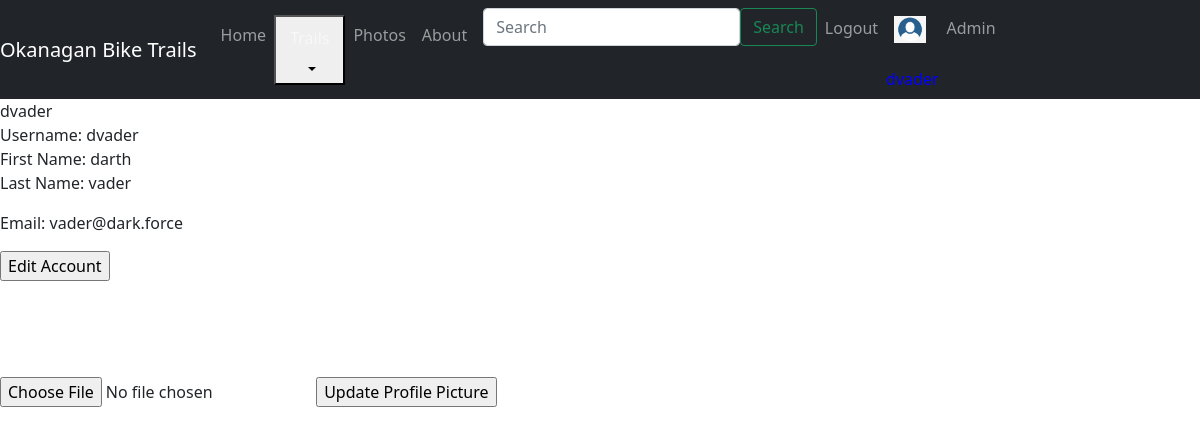
/src/client/profile.php (signed in), run on the app's committed database.
### tables this page shows
CREATE TABLE `users` (
  `username` varchar(255) NOT NULL,
  `firstName` varchar(255) NOT NULL,
  `lastName` varchar(255) NOT NULL,
  `email` varchar(255) NOT NULL,
  `password` varchar(255) NOT NULL,
  `pic` bit NOT NULL
);

### src/client/profile.php (the view, shortened to what this page needs)
<!DOCTYPE html>
<html lang="en">
<head>
    <link href='https://api.mapbox.com/mapbox-gl-js/v2.5.1/mapbox-gl.css' rel='stylesheet' />
    <link href="https://cdn.jsdelivr.net/npm/bootstrap@5.0.2/dist/css/bootstrap.min.css" rel="stylesheet"
>
    <link rel="stylesheet" href="src/client/css/main.css">
</head>
<body>
    <?php
    include 'header.php';
    include './../server/db_conn.php';
    ?>
        <?php
        if (isset($_SESSION['loggedIn'])) {
            $user2=$_SESSION['username'];
            $user3 = "";
            $fname = "";
            $lname = "";
            $email = "";
        ?>
                <?php
                $sql = "SELECT * FROM `users` WHERE `username` = '$user2'";
                if($result = mysqli_query($conn, $sql)){
                while ($row = mysqli_fetch_assoc($result)) {
                    $user3 = $row['username'];
                    echo $user3;
                    $fname = $row['firstName'];
                    $lname = $row['lastName'];
                    $email = $row['email'];
                }
                    echo "<div>Username: " . $user3 . "</div>";
                    echo "<div>First Name: " . $fname . "</div>";
                    echo "<p>Last Name: " . $lname . "</p>";
                    echo "<p>Email: " . $email . "</p>";
            }
                }
                ?>
                <div>
                <form action="editAccount.php" method="post">
                    <input type="submit" value="Edit Account">
                </form>
<br>
<br>
<br>
<br>
                <form action="./../server/updatePicture.php" method="post" enctype="multipart/form-data">
                <input type='file' name='userImage' id='userImage' class='required'/>
                <input type="submit" value="Update Profile Picture">
                </form>
            </div>
</body>
</html>

### data on the page
users: username "dvader", firstName "darth", lastName "vader", email "vader@dark.force"
